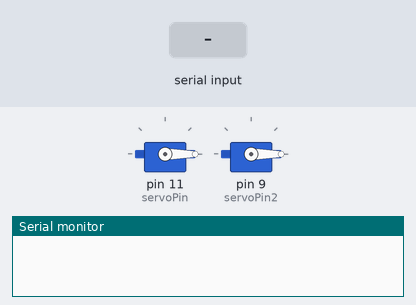
Bench run of a sketch on a simulated Arduino Uno, built with avr-gcc and run on an emulated ATmega328P. Parts: 2 × servo, the last lines printed to the serial monitor. Inputs (shaded band) come from the test bench.

Above: at 1.2 s.
1.3 s: "A90\n" received over Serial
At 2.2 s:
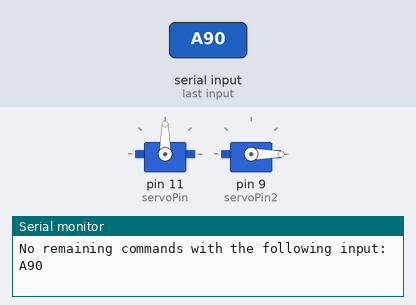
2.8 s: "A|45\n" received over Serial
At 4.0 s:
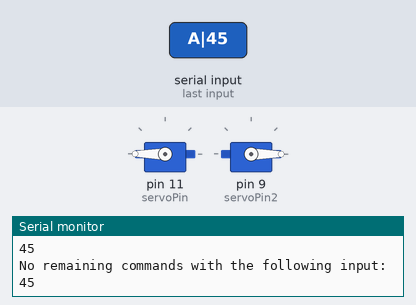
4.3 s: "B90\n" received over Serial
At 5.5 s:
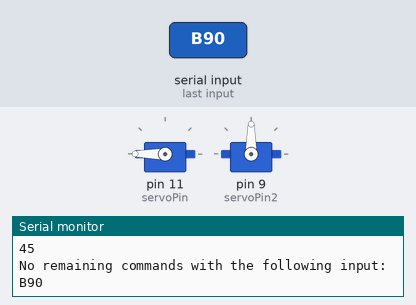
5.8 s: "A90\n" received over Serial
At 6.8 s:
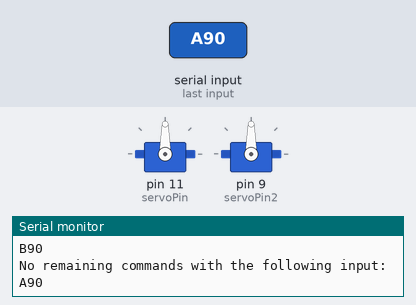
7.3 s: "B|45\n" received over Serial
At 7.7 s:
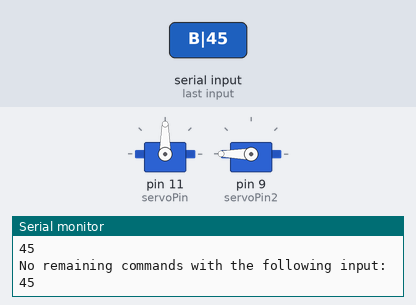
8.8 s: "A\n" received over Serial
At 10.3 s:
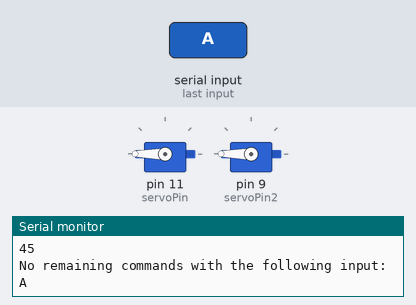
Timing chart, 0 to 11.3 s (numbered marks = the images above; inputs shaded):
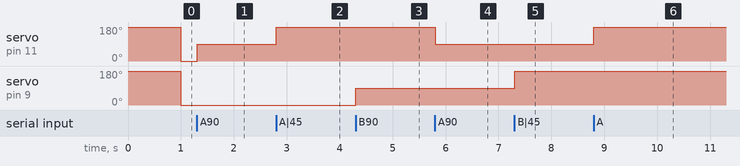

Measured:
- after the input at 1.3 s, servo on pin 11 (servoPin): 0° → 90° at once
- after the input at 2.8 s, servo on pin 11 (servoPin): 90° → 180° at once
- after the input at 4.3 s, servo on pin 9 (servoPin2): 0° → 90° at once
- after the input at 5.8 s, servo on pin 11 (servoPin): 180° → 90° at once
- after the input at 7.3 s, servo on pin 9 (servoPin2): 90° → 180° at once
- after the input at 8.8 s, servo on pin 11 (servoPin): 90° → 180° at once

The sketch:

both_servos.ino
```cpp
#include <Servo.h>

const int servoPin2=9;
const int servoPin=11;
int defaultAngle=180;
int angle=defaultAngle;
int angle2=defaultAngle;

Servo servo1;
Servo servo2;
void setup() {
  Serial.begin(9600);
  servo1.attach(servoPin);
  servo1.write(defaultAngle);
  servo2.attach(servoPin2);
  servo2.write(defaultAngle);
}

void setAngle(int ang){
  servo1.write(180-ang);
  angle=ang;
}
void setAngle2(int ang){
  servo2.write(180-ang);
  angle2=ang;
}

void loop() {
  String commandString=Serial.readStringUntil('\n');
  if(commandString.length()>0){
    int index=0;
    String inputString="";
    do{
      index=commandString.indexOf('|');
      if(index==-1){
        inputString=commandString;
        Serial.println("No remaining commands with the following input:");
        Serial.println(inputString);
      }
      else{
        inputString=commandString.substring(0,index);
        commandString=commandString.substring(index+1);
        Serial.println("Input:");
        Serial.println(inputString);
        Serial.println("Remaining Command:");
        Serial.println(commandString);
      }
      char command=inputString.charAt(0);
      switch(command){
        case 'A':
          setAngle(inputString.substring(1).toInt());
          break;
        case 'B':
          setAngle2(inputString.substring(1).toInt());
          break;
        case 'W':
          delay(inputString.substring(1).toInt());
          break;
      }
    }while(index!=-1);
  }

  setAngle(angle);
  setAngle2(angle2);
}
```
